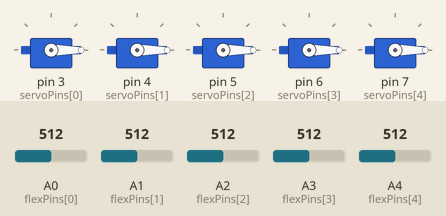
Simulated run of this sketch. Board: Arduino Uno, built with avr-gcc and run on an emulated ATmega328P. On the bench: 5 × servo. The test bench sets the inputs (shaded band); at power-on: A0 (flexPins[0]) = 512, A1 (flexPins[1]) = 512, A2 (flexPins[2]) = 512, A3 (flexPins[3]) = 512, A4 (flexPins[4]) = 512.

Above: at 1.2 s.
1.3 s: A0 (flexPins[0]) set to 716
At 2.5 s:
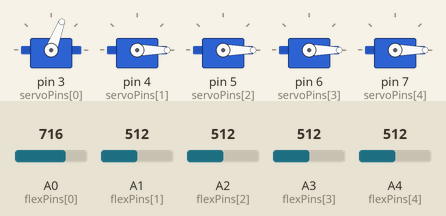
2.8 s: A1 (flexPins[1]) set to 716
At 3.2 s:
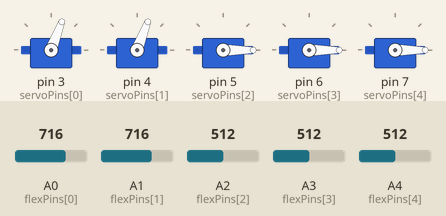
4.3 s: A2 (flexPins[2]) set to 716
At 5.5 s:
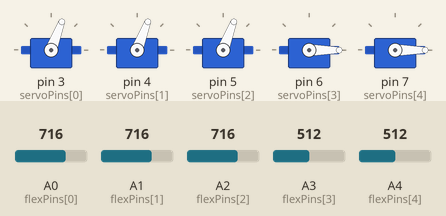
5.8 s: A3 (flexPins[3]) set to 716
At 7.0 s:
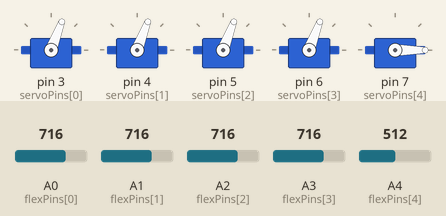
7.3 s: A4 (flexPins[4]) set to 716
At 7.8 s:
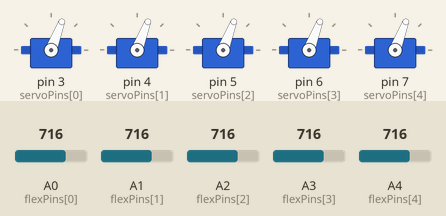
8.8 s: A0 (flexPins[0]) set to 992
At 10.2 s:
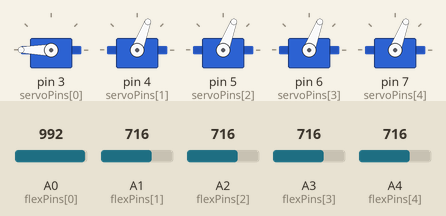
Timing chart, 0 to 11.3 s (numbered marks = the images above; inputs shaded):
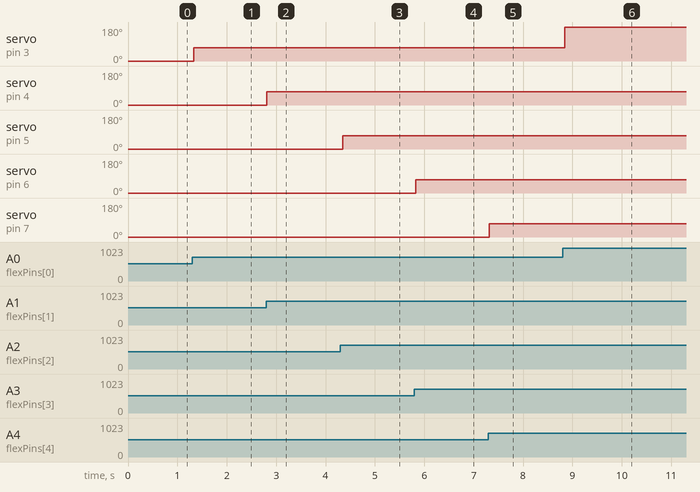

The sketch:

arduino_code.ino
```cpp
#include <Servo.h>

Servo servos[5];
int flexPins[5] = {A0, A1, A2, A3, A4};
int servoPins[5] = {3, 4, 5, 6, 7};
int flexValues[5];

void setup() {
 Serial.begin(9600);
 for (int i = 0; i < 5; i++) {
   servos[i].attach(servoPins[i]);
 }
}

void loop() {
 for (int i = 0; i < 5; i++) {
   flexValues[i] = analogRead(flexPins[i]);
   int angle = map(flexValues[i], 600, 900, 0, 180);
   angle = constrain(angle, 0, 180);
   servos[i].write(angle);
 }
 delay(50);
}
```

Measured:
- after the input at 1.3 s, servo on pin 3 (servoPins[0]): 0° → 69° at once
- after the input at 2.8 s, servo on pin 4 (servoPins[1]): 0° → 69° at once
- after the input at 4.3 s, servo on pin 5 (servoPins[2]): 0° → 69° after 0.05 s
- after the input at 5.8 s, servo on pin 6 (servoPins[3]): 0° → 69° at once
- after the input at 7.3 s, servo on pin 7 (servoPins[4]): 0° → 69° at once
- after the input at 8.8 s, servo on pin 3 (servoPins[0]): 69° → 180° after 0.05 s
